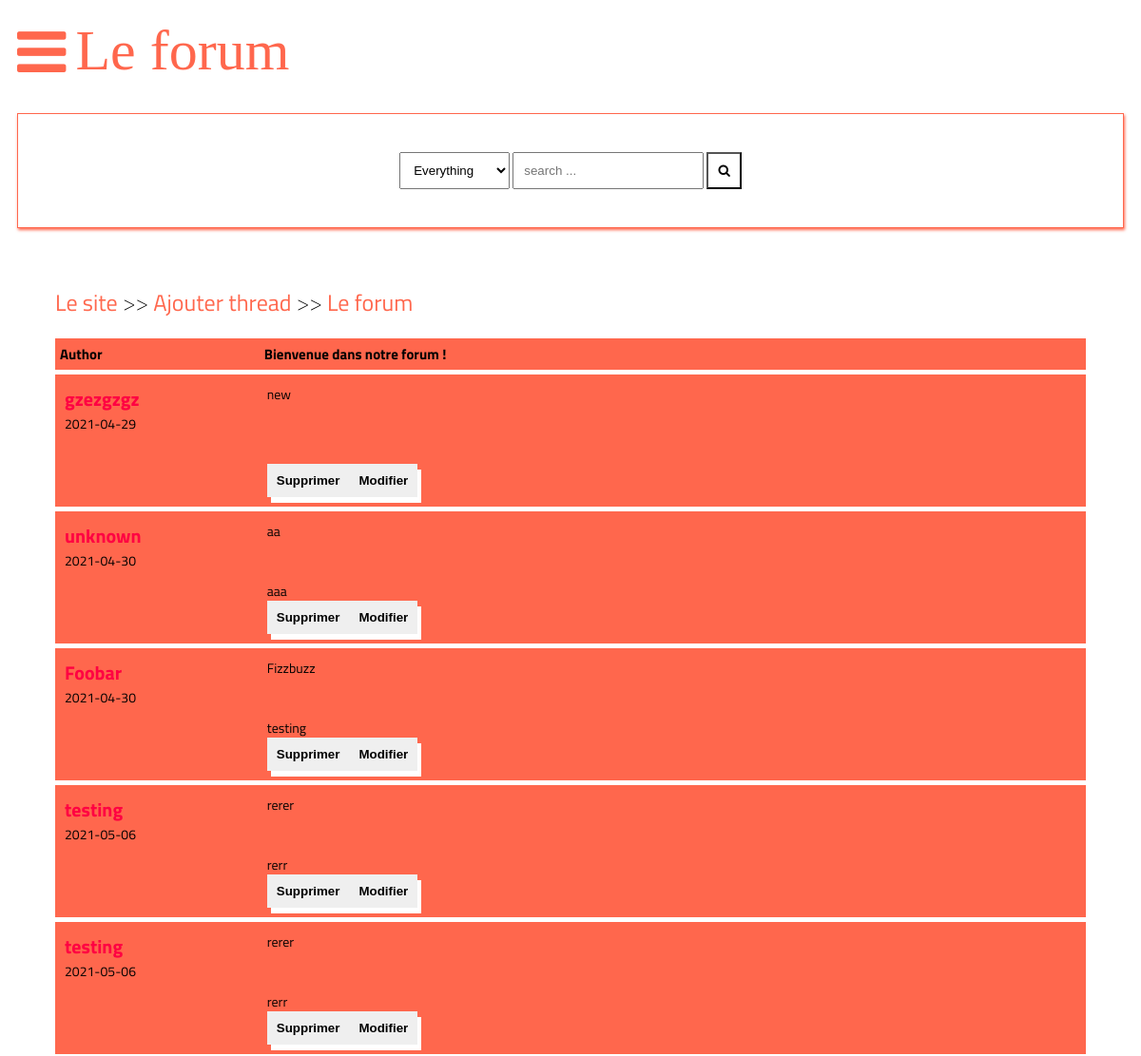
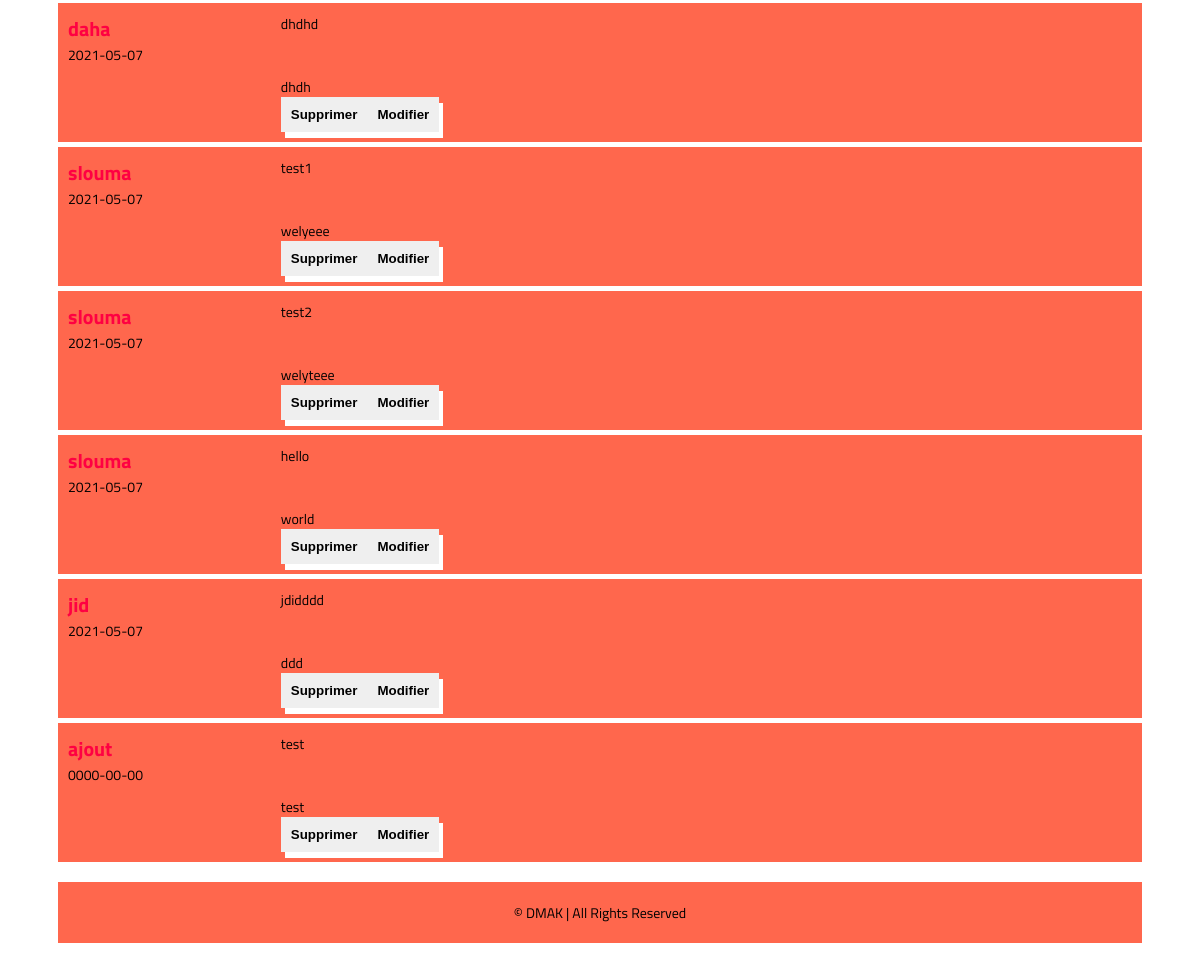
The app's page /Views/detail.php with its own data (2 pictures, top to bottom).
### tables this page shows
CREATE TABLE `threads` (
  `ID` int(11) NOT NULL,
  `utilisateur` varchar(20) NOT NULL,
  `titre` varchar(100) NOT NULL,
  `contenu` varchar(1000) NOT NULL,
  `date` date NOT NULL DEFAULT current_timestamp()
);

### Controller/sujetC.php (called while the page is built, shortened)
<?PHP
class ForumC
{
	public function afficherThreads()
	{
		$sql = "SELECT * FROM threads";
		$db = config::getConnexion();
		try {
			$liste = $db->query($sql);
			return $liste;
		} catch (Exception $e) {
			die('Erreur: ' . $e->getMessage());
		}
	}
}

### Views/detail.php (the view, shortened to what this page needs)
<?php
    include "../Controller/sujetC.php";
    $sujetC = new  forumC();
    $listeU = $sujetC->afficherThreads();
?>
<!DOCTYPE html>
<html lang="en">
<head>
    <link rel="stylesheet" href="style.css">
    <link rel="stylesheet" href="https://cdnjs.cloudflare.com/ajax/libs/font-awesome/4.7.0/css/font-awesome.min.css">
</head>
<body>
    <header>
        <div class="navbar">
            <a class="bar-icon" id="iconBar" onclick="hideIconBar()"><i class="fa fa-bars"></i></a>
            <div class="brand">Le forum</div>
        </div>
        <div class="search-box">
            <div>
                <select name="" id="">
                    <option value="Everything">Everything</option>
                </select>
                <input type="text" name="q" placeholder="search ...">
                <button><i class="fa fa-search"></i></button>
            </div>
        </div>
    <div class="container">
        <div class="navigate">
            <span><a href="index.html">Le site </a> >> <a href="ajouterThread.php">Ajouter thread</a> >> <a href="detail.php"> Le forum </a></span>
        </div>
        <div class="topic-container">
            <div class="head">
                <div class="authors">Author</div>
                <div class="content">Bienvenue dans notre forum !</div>
            </div>
            <?php
            foreach ($listeU as $forum) {
            ?>
            <div class="body">
                <div class="authors">
                    <div class="username"><a href=""><?php echo $forum['utilisateur']; ?></a></div>
                 <div>     <?php echo $forum['date']; ?> </div>
                </div>
                <div class="content">
                <?php echo $forum['titre']; ?>
                    <br>
                    <br><br>
                    <?php echo $forum['contenu']; ?>
                    <br>
                     <div class="comment">
                        <form action="supprimerThread.php" method="post">
                         <button>  Supprimer </button>
                        </form>
                        <form action="modifierThread.php" method="post">
                         <button>  Modifier </button>
                        </form>
                    </div>
            </div>
        </div>
        <?php }
                    ?>
    </div>
    <footer>
        <span>&copy;  DMAK | All Rights Reserved</span>
    </footer>
</body>
</html>

### Views/style.css (style rules this page uses)
* { box-sizing: border-box; }
html { font-size: 14px; font-family: 'Titillium Web', sans-serif; background-color:#FF674D color:#FEFEFE; }
a { color:#FF0042; font-weight: bolder; text-decoration: none; }
.container { margin: 20px; padding: 20px; }
header { margin-inline: 10px; }
.navbar { display:flex; align-items: center; }
.bar-icon { font-size: 60px; display: inline-block; margin-right:10px; color: #FF674D; cursor: pointer; }
.brand { font-size:60px; display: inline-block; font-family:aquire; color: #FF674D; }
.search-box { border: solid 1px #FF674D; margin-top: 20px; padding: 40px; display:flex; justify-content: center; box-shadow:1px 2px 3px #FF674D; }
.search-box select { padding: 10px; }
.search-box input { padding: 10px; }
.search-box button { padding: 10px; background-color:#fff; color:#000000; }
footer { margin-top: 20px; padding: 20px; background-color: #FF674D; display: block; text-align: center; }
.navigate { margin-block: 20px; font-weight: lighter; font-size: 24px; }
.navigate a { color: #FF674D ; }
.head { display: flex; background-color: #FF674D; padding: 5px; font-weight: bold; font-size: 15px; }
.authors { flex: 20%; }
.content { flex: 80%; }
.body { display: flex; background-color: #FF674D; padding: 10px; margin-top: 5px; }
.body .authors .username { font-size: 20px; }
.body .content .comment button { border:none; padding:10px; font-weight: bolder; box-shadow: 4px 6px #fff; cursor: pointer; float: right; }
.comment { display: flex; }

### records on screen
threads: utilisateur "gzezgzgz", date "2021-04-29", titre "new"
threads: utilisateur "unknown", date "2021-04-30", titre "aa", contenu "aaa"
threads: utilisateur "Foobar", date "2021-04-30", titre "Fizzbuzz", contenu "testing"
threads: utilisateur "testing", date "2021-05-06", titre "rerer", contenu "rerr"
threads: utilisateur "testing", date "2021-05-06", titre "rerer", contenu "rerr"
threads: utilisateur "daha", date "2021-05-07", titre "dhdhd", contenu "dhdh"
threads: utilisateur "slouma", date "2021-05-07", titre "test1", contenu "welyeee"
threads: utilisateur "slouma", date "2021-05-07", titre "test2", contenu "welyteee"
threads: utilisateur "slouma", date "2021-05-07", titre "hello", contenu "world"
threads: utilisateur "jid", date "2021-05-07", titre "jdidddd", contenu "ddd"
threads: utilisateur "ajout", date "0000-00-00", titre "test", contenu "test"
